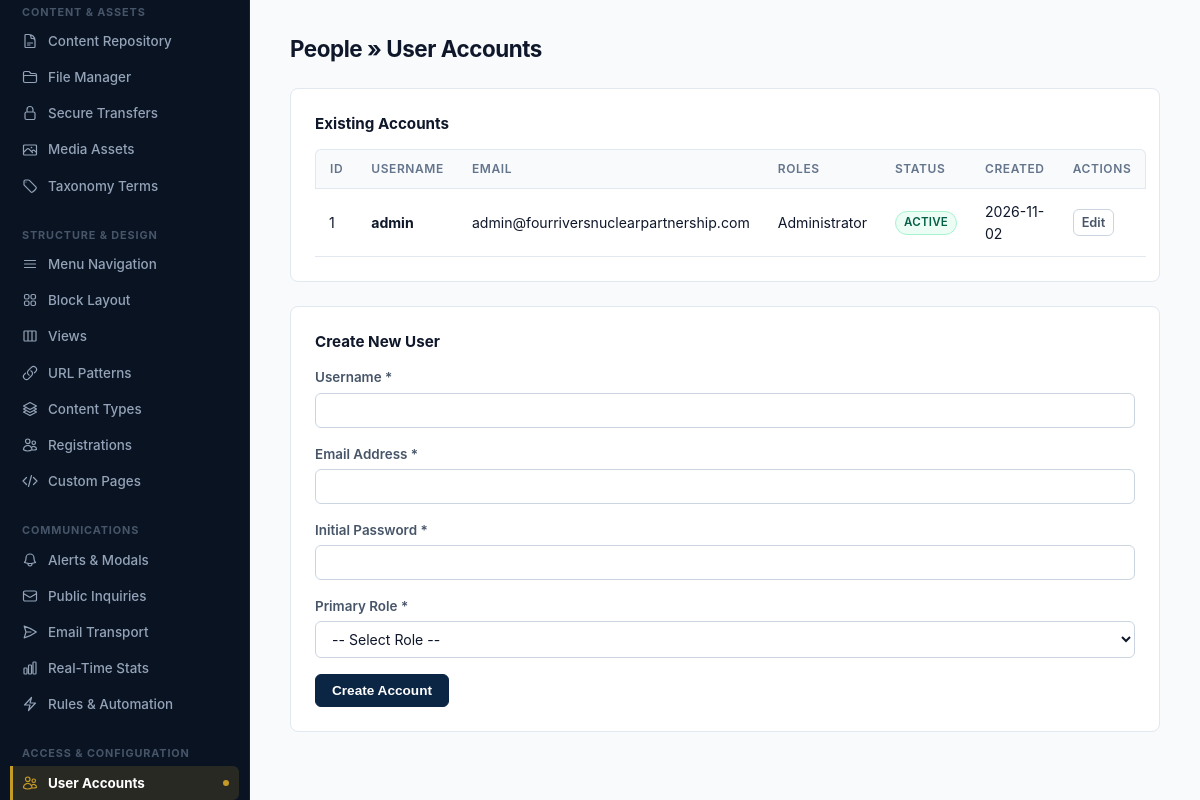
The page /admin/users.php (signed in) on the database its author committed.
### tables this page shows
CREATE TABLE `users` (
    `id` INT UNSIGNED AUTO_INCREMENT PRIMARY KEY,
    `username` VARCHAR(60) NOT NULL UNIQUE,
    `email` VARCHAR(254) NOT NULL UNIQUE,
    `password_hash` VARCHAR(255) NOT NULL,
    `status` TINYINT(1) NOT NULL DEFAULT 1,
    `created_at` DATETIME NOT NULL DEFAULT CURRENT_TIMESTAMP
);

### includes/auth.php (called while the page is built, shortened)
<?php
if (!function_exists('base_path')) {
    function base_path(string $path = ''): string {
        static $base = null;
        if ($base === null) {
            $script = str_replace('\\', '/', $_SERVER['SCRIPT_NAME'] ?? '');
            if (preg_match('#^(.*?)/(admin|api|includes|custom_pages)/#', $script, $matches)) {
                $base = rtrim($matches[1], '/');
            } else {
                $dir = dirname($script);
                $base = ($dir === '/' || $dir === '\\' || $dir === '.') ? '' : rtrim($dir, '/');
            }
        }
        $clean = ltrim($path, '/');
        if ($clean === '' || $clean === 'home') {
            return $base !== '' ? $base : '/';
        }
        return ($base !== '' ? $base : '') . '/' . $clean;
    }
}

### admin/users.php (the view, shortened to what this page needs)
<?php
require_once __DIR__ . '/../includes/auth.php';
$db = get_db();
$users = $db->query('
    SELECT u.id, u.username, u.email, u.status, u.created_at, GROUP_CONCAT(r.label SEPARATOR ", ") AS role_names
    FROM users u
    LEFT JOIN user_roles ur ON ur.user_id = u.id
    LEFT JOIN roles r ON r.id = ur.role_id
    GROUP BY u.id
    ORDER BY u.id ASC
')->fetchAll();
?>
<!DOCTYPE html>
<html>
<head>
    <link rel="stylesheet" href="<?= base_path('assets/css/admin.css') ?>">
</head>
<body>
    <div class="admin-wrapper">
        <aside class="admin-nav">
            <?php require __DIR__ . '/nav.php'; ?>
        </aside>
        <main class="admin-main">
            <h1>People &raquo; User Accounts</h1>
            <section class="card">
                <h3>Existing Accounts</h3>
                <table>
                    <thead>
                        <tr><th>ID</th><th>Username</th><th>Email</th><th>Roles</th><th>Status</th><th>Created</th><th>Actions</th></tr>
                    </thead>
                    <tbody>
                        <?php foreach ($users as $u): ?>
<tr>
    <td><?= $u['id'] ?></td>
    <td><strong><?= htmlspecialchars($u['username']) ?></strong></td>
    <td><?= htmlspecialchars($u['email']) ?></td>
    <td><?= htmlspecialchars($u['role_names'] ?? 'None') ?></td>
    <td>
        <span class="badge-status <?= $u['status'] ? 'status-published' : 'status-draft' ?>">
            <?= $u['status'] ? 'Active' : 'Disabled' ?>
        </span>
    </td>
    <td><?= date('Y-m-d', strtotime($u['created_at'])) ?></td>
    <td>
        <a href="<?= base_path('admin/user_edit.php') ?>?id=<?= $u['id'] ?>" class="btn-secondary" style="font-size:0.8rem; padding: 3px 8px;">Edit</a>
    </td>
</tr>
                        <?php endforeach; ?>
                    </tbody>
                </table>
            </section>
            <section class="card">
                <h3>Create New User</h3>
                <form method="POST">
                    <div class="form-row">
                        <label>Username *</label>
                        <input type="text" name="username" required>
                    </div>
                    <div class="form-row">
                        <label>Email Address *</label>
                        <input type="email" name="email" required>
                    </div>
                    <div class="form-row">
                        <label>Initial Password *</label>
                        <input type="password" name="password" required>
                    </div>
                    <div class="form-row">
                        <label>Primary Role *</label>
                        <select name="role_id" required>
                            <option value="">-- Select Role --</option>
                        </select>
                    </div>
                    <button type="submit" class="btn-primary">Create Account</button>
                </form>
            </section>
        </main>
    </div>
</body>
</html>

### assets/css/admin.css (style rules this page uses)
:root { --bg-app: #f8fafc; --bg-surface: #ffffff; --bg-surface-subtle: #f1f5f9; --bg-surface-hover: #e2e8f0; --border-color: #e2e8f0; --border-strong: #cbd5e1; --text-primary: #0f172a; --text-secondary: #475569; --text-muted: #64748b; --text-inverse: #ffffff; --primary-color: #0b2545; --primary-hover: #133b6d; --accent-gold: #c59b27; --danger-bg: #fef2f2; --danger-border: #fecaca; --danger-text: #991b1b; --danger-solid: #dc2626; --success-bg: #ecfdf5; --success-border: #a7f3d0; --success-text: #065f46; --warning-bg: #fffbeb; --warning-border: #fde68a; --warning-text: #92400e; --info-bg: #eff6ff; --info-border: #bfdbfe; --info-text: #1e40af; --sidebar-width: 250px; --radius-sm: 4px; --radius-md: 6px; --radius-lg: 8px; --font-sans: -apple-system, BlinkMacSystemFont, "Inter", "Segoe UI", Roboto, "Helvetica Neue", Arial, sans-serif; --font-mono: ui-monospace, SFMono-Regular, Menlo, Monaco, Consolas, "Liberation Mono", monospace; }
*, *::before, *::after { box-sizing: border-box; margin: 0; padding: 0; }
body { background-color: var(--bg-app); color: var(--text-primary); font-family: var(--font-sans); font-size: 0.9375rem; line-height: 1.5; -webkit-font-smoothing: antialiased; }
.admin-wrapper { display: flex; min-height: 100vh; width: 100%; }
.admin-main { flex: 1; min-width: 0; max-width: 1300px; width: 100%; padding: 32px 40px; background: var(--bg-app); }
.admin-nav { display: contents; }
h1 { font-size: 1.4rem; font-weight: 700; color: var(--text-primary); letter-spacing: -0.02em; margin-bottom: 22px; }
h3 { font-size: 0.95rem; font-weight: 700; color: var(--text-primary); margin-bottom: 14px; }
.form-row { margin-bottom: 16px; }
.form-row label { display: block; font-size: 0.84rem; font-weight: 600; color: var(--text-secondary); margin-bottom: 5px; }
.form-row input[type="text"], .form-row input[type="email"], .form-row input[type="password"], .form-row input[type="date"], .form-row input[type="datetime-local"], .form-row input[type="number"], .form-row input[type="url"], .form-row select, .form-row textarea { width: 100%; padding: 8px 12px; border: 1px solid var(--border-strong); border-radius: var(--radius-md); background: #ffffff; color: var(--text-primary); font-size: 0.88rem; font-family: inherit; transition: border-color 0.15s ease, box-shadow 0.15s ease; }
.btn-primary { display: inline-flex; align-items: center; justify-content: center; background: var(--primary-color); color: #ffffff !important; border: 1px solid var(--primary-color); padding: 8px 16px; border-radius: var(--radius-md); font-size: 0.85rem; font-weight: 600; text-decoration: none; cursor: pointer; transition: all 0.15s ease; }
.btn-secondary { display: inline-flex; align-items: center; justify-content: center; background: var(--bg-surface); color: var(--text-secondary) !important; border: 1px solid var(--border-strong); padding: 7px 14px; border-radius: var(--radius-md); font-size: 0.85rem; font-weight: 600; text-decoration: none; cursor: pointer; transition: all 0.15s ease; }
table { width: 100%; border-collapse: separate; border-spacing: 0; margin-top: 8px; font-size: 0.88rem; }
th { background: var(--bg-app); color: var(--text-muted); font-weight: 600; font-size: 0.75rem; text-transform: uppercase; letter-spacing: 0.05em; padding: 10px 14px; text-align: left; border-top: 1px solid var(--border-color); border-bottom: 1px solid var(--border-color); }
th:first-child { border-left: 1px solid var(--border-color); border-top-left-radius: var(--radius-md); }
th:last-child { border-right: 1px solid var(--border-color); border-top-right-radius: var(--radius-md); }
td { padding: 12px 14px; color: var(--text-primary); border-bottom: 1px solid var(--border-color); vertical-align: middle; }
tbody tr { transition: background-color 0.1s ease; }
td a { color: var(--primary-color); text-decoration: none; font-weight: 600; }
.badge-status { display: inline-flex; align-items: center; padding: 2px 8px; border-radius: 9999px; font-size: 0.72rem; font-weight: 600; letter-spacing: 0.02em; text-transform: uppercase; }
.status-published { background: var(--success-bg); color: var(--success-text); border: 1px solid var(--success-border); }
.card { background: var(--bg-surface); border: 1px solid var(--border-color); border-radius: var(--radius-lg); padding: 24px; margin-bottom: 24px; box-shadow: none; }

### rows shown on the page
users: id "1", username "admin", email "admin@fourriversnuclearpartnership.com", role_names "Administrator", status "ACTIVE", created_at "2026-11-02"

### other values the page prints
$group_label "CONTENT & ASSETS"
$item['title'] "Content Repository"
$item['title'] "File Manager"
$item['title'] "Secure Transfers"
$item['title'] "Media Assets"
$item['title'] "Taxonomy Terms"
$group_label "STRUCTURE & DESIGN"
$item['title'] "Menu Navigation"
$item['title'] "Block Layout"
$item['title'] "Views"
$item['title'] "URL Patterns"
$item['title'] "Content Types"
$item['title'] "Registrations"
$item['title'] "Custom Pages"
$group_label "COMMUNICATIONS"
